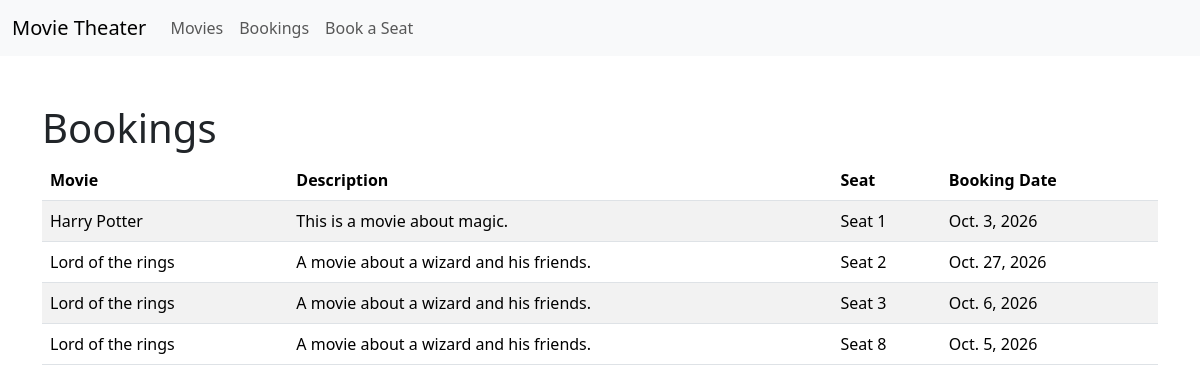
Before: /booking_history/ (signed in) with the older database file.
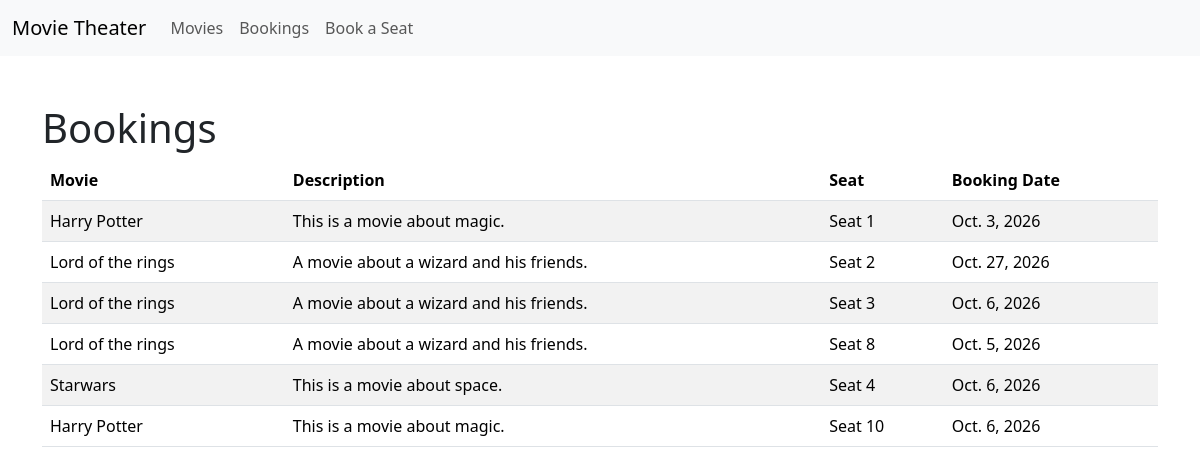
After: the same page with the newer database file.
### bookings/models.py (models this page shows, shortened)
class Booking(models.Model):
    movie = models.ForeignKey(Movie, on_delete=models.PROTECT)
    seat = models.ForeignKey(Seat, on_delete=models.PROTECT)
    user = models.ForeignKey(settings.AUTH_USER_MODEL, on_delete=models.CASCADE)
    booking_date = models.DateField()

class Movie(models.Model):
    title = models.CharField(max_length=50)
    description = models.TextField()
    release_date = models.DateField()
    duration_minutes = models.PositiveIntegerField()
    def __str__(self):
        return self.title

class Seat(models.Model):
    seat_number = models.PositiveIntegerField(unique=True)
    booking_status = models.BooleanField(default=False)
    def __str__(self):
        return f"Seat {self.seat_number}"

### bookings/views.py (the view)
# urls.py: path('booking_history/', views.booking_history, name="booking_history"),
@login_required
def booking_history(request):
    bookings = Booking.objects.all()
    return render(request, "bookings/booking_history.html", {"bookings": bookings})

### bookings/templates/bookings/booking_history.html
{% extends "bookings/base.html" %}
{% block content %}
	<div class="container mt-5">
		<h1>Bookings</h1>
		{% if bookings %}
			<table class="table table-striped">
				<thead>
					<tr>
						<th>Movie</th>
						<th>Description</th>
						<th>Seat</th>
						<th>Booking Date</th>
					</tr>
				</thead>
				<tbody>
					{% for booking in bookings %}
						<tr>
							<td>{{ booking.movie }}</td>
							<td>{{ booking.movie.description }}</td>
							<td>{{ booking.seat }}</td>
							<td>{{ booking.booking_date }}</td>
						</tr>
					{% endfor %}
				</tbody>
			</table>
		{% else %}
			<p>No bookings are currently available.</p>
		{% endif %}
	</div>
{% endblock %}

### bookings/templates/bookings/base.html (shortened to what this page needs)
<!doctype html>
<html lang="en">
  <head>
    <link rel="stylesheet" href="https://cdn.jsdelivr.net/npm/bootstrap@5.3.8/dist/css/bootstrap.min.css">
  </head>
  <body>
    <main>
      <nav class="navbar navbar-expand navbar-light bg-light">
        <div class="container-fluid">
          <a class="navbar-brand" href="{% url 'movie_list' %}">Movie Theater</a>
          <div class="navbar-collapse" id="navbarNav">
            <ul class="navbar-nav">
              <li class="nav-item">
                <a class="nav-link" href="{% url 'movie_list' %}">Movies</a>
              </li>
              <li class="nav-item">
                <a class="nav-link" href="{% url 'booking_history' %}">Bookings</a>
              </li>
              <li class="nav-item">
                <a class="nav-link" href="{% url 'seat_booking' %}">Book a Seat</a>
              </li>
            </ul>
          </div>
        </div>
      </nav>
      {% block content %}{% endblock %}
    </main>
  </body>
</html>

Changed rows visible on the page:
added Booking: movie "Starwars", movie.description "This is a movie about space.", seat "Seat 4", booking_date "Oct. 6, 2026"
added Booking: movie "Harry Potter", movie.description "This is a movie about magic.", seat "Seat 10", booking_date "Oct. 6, 2026"
